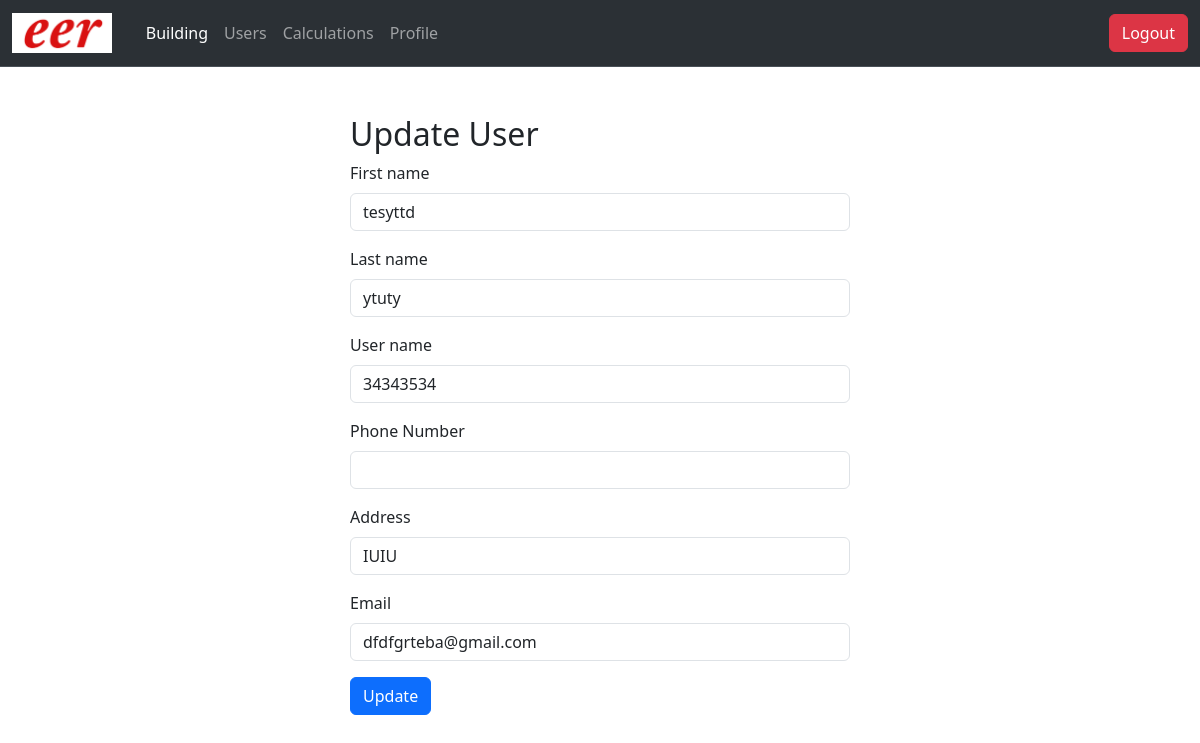
Page /landlord/edit_user.php?id=6 (signed in) on the committed database.
### tables this page shows
CREATE TABLE `users` (
  `id` int(11) NOT NULL,
  `fname` text DEFAULT NULL,
  `lname` text DEFAULT NULL,
  `username` text DEFAULT NULL,
  `email` text DEFAULT NULL,
  `password` text DEFAULT NULL,
  `phone` int(11) DEFAULT NULL,
  `UserAddress` varchar(5000) DEFAULT NULL,
  `role_id` int(11) DEFAULT NULL,
  `created_at` datetime DEFAULT NULL
);

### landlord/edit_user.php (the view, shortened to what this page needs)
<?php
include "../php/db.php";
  $id = $_GET['id'];
$user_data = mysqli_query($conn, "SELECT * FROM `users` WHERE `id`=$id");
$data = mysqli_fetch_assoc($user_data);
?>
<!doctype html>
<html lang="en">
  <head>
    <link href="https://cdn.jsdelivr.net/npm/bootstrap@5.3.3/dist/css/bootstrap.min.css" rel="stylesheet">
    <link rel="stylesheet" href="https://cdn.datatables.net/2.0.2/css/dataTables.dataTables.min.css">
</head>
<body>
    <?php include("header.php"); ?>
   <div style="max-width: 500px" class=" mx-auto mt-5">
    <div class="d-flex justify-content-between">
<div><h2>Update User</h2></div>
    </div>
    <form method="post">
  <div class="mb-3">
    <label for="fname" class="form-label">First name</label>
    <input type="text" name="fname" class="form-control" id="fname" value="<?=$data['fname']?>" required>
  </div>
  <div class="mb-3">
    <label for="lname" class="form-label">Last name</label>
    <input type="text" name="lname" class="form-control" id="lname" value="<?=$data['lname']?>" required>
  </div>
  <div class="mb-3">
    <label for="username" class="form-label">User name</label>
    <input type="text" name="username" class="form-control" id="username" value="<?=$data['username']?>" required>
  </div>
  <div class="mb-3">
    <label for="phone" class="form-label">Phone Number</label>
    <input type="text" name="phone" class="form-control" id="phone" value="<?=$data['phone']?>" required>
  </div>
  <div class="mb-3">
    <label for="address" class="form-label">Address</label>
    <input type="text" name="address" class="form-control" id="address" value="<?=$data['UserAddress']?>" required>
  </div>
  <div class="mb-3">
    <label for="email" class="form-label">Email</label>
    <input type="text" name="email" class="form-control" id="email" value="<?=$data['email']?>" required>
  </div>
  <button type="submit" name="update_user" class="btn btn-primary">Update</button>
</form>
   </div>
   <?php include("footer.php"); ?>

### rows in the picture
users: fname "tesyttd", lname "ytuty", username "34343534", address "IUIU", email "dfdfgrteba@gmail.com"
